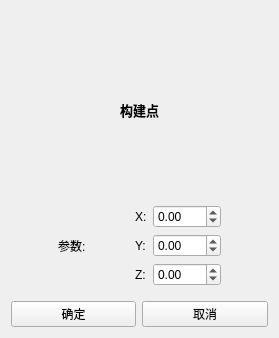
<?xml version="1.0" encoding="UTF-8"?>
<ui version="4.0">
 <class>constructionWidget</class>
 <widget class="QWidget" name="constructionWidget">
  <property name="geometry">
   <rect>
    <x>0</x>
    <y>0</y>
    <width>279</width>
    <height>331</height>
   </rect>
  </property>
  <property name="font">
   <font>
    <family>Microsoft YaHei UI</family>
   </font>
  </property>
  <property name="windowTitle">
   <string>构造实体</string>
  </property>
  <layout class="QGridLayout" name="gridLayout_6">
   <item row="1" column="0">
    <widget class="QPushButton" name="pushButton_construct">
     <property name="text">
      <string>确定</string>
     </property>
    </widget>
   </item>
   <item row="1" column="1">
    <widget class="QPushButton" name="pushButton_cancelConstruct">
     <property name="text">
      <string>取消</string>
     </property>
    </widget>
   </item>
   <item row="0" column="0" colspan="2">
    <widget class="QStackedWidget" name="stackedWidget">
     <property name="currentIndex">
      <number>0</number>
     </property>
     <widget class="QWidget" name="page_point">
      <layout class="QGridLayout" name="gridLayout">
       <item row="0" column="4">
        <spacer name="horizontalSpacer_3">
         <property name="orientation">
          <enum>Qt::Horizontal</enum>
         </property>
         <property name="sizeHint" stdset="0">
          <size>
           <width>40</width>
           <height>20</height>
          </size>
         </property>
        </spacer>
       </item>
       <item row="1" column="1">
        <widget class="QLabel" name="label_pointArgument">
         <property name="text">
          <string>参数:</string>
         </property>
        </widget>
       </item>
       <item row="1" column="0">
        <spacer name="horizontalSpacer">
         <property name="orientation">
          <enum>Qt::Horizontal</enum>
         </property>
         <property name="sizeHint" stdset="0">
          <size>
           <width>40</width>
           <height>20</height>
          </size>
         </property>
        </spacer>
       </item>
       <item row="1" column="3">
        <layout class="QVBoxLayout" name="verticalLayout">
         <item>
          <layout class="QHBoxLayout" name="horizontalLayout">
           <item>
            <widget class="QLabel" name="label_pointX">
             <property name="text">
              <string>X:</string>
             </property>
            </widget>
           </item>
           <item>
            <widget class="QDoubleSpinBox" name="doubleSpinBox_pointX">
             <property name="minimum">
              <double>-999.990000000000009</double>
             </property>
             <property name="maximum">
              <double>999.990000000000009</double>
             </property>
            </widget>
           </item>
          </layout>
         </item>
         <item>
          <layout class="QHBoxLayout" name="horizontalLayout_2">
           <item>
            <widget class="QLabel" name="label_pointY">
             <property name="text">
              <string>Y:</string>
             </property>
            </widget>
           </item>
           <item>
            <widget class="QDoubleSpinBox" name="doubleSpinBox_pointY">
             <property name="minimum">
              <double>-999.990000000000009</double>
             </property>
             <property name="maximum">
              <double>999.990000000000009</double>
             </property>
            </widget>
           </item>
          </layout>
         </item>
         <item>
          <layout class="QHBoxLayout" name="horizontalLayout_3">
           <item>
            <widget class="QLabel" name="label_pointZ">
             <property name="text">
              <string>Z:</string>
             </property>
            </widget>
           </item>
           <item>
            <widget class="QDoubleSpinBox" name="doubleSpinBox_pointZ">
             <property name="minimum">
              <double>-999.990000000000009</double>
             </property>
             <property name="maximum">
              <double>999.990000000000009</double>
             </property>
            </widget>
           </item>
          </layout>
         </item>
        </layout>
       </item>
       <item row="0" column="1" colspan="3">
        <widget class="QLabel" name="label_constructPoint">
         <property name="sizePolicy">
          <sizepolicy hsizetype="Preferred" vsizetype="Preferred">
           <horstretch>0</horstretch>
           <verstretch>0</verstretch>
          </sizepolicy>
         </property>
         <property name="font">
          <font>
           <family>Microsoft YaHei UI</family>
           <pointsize>10</pointsize>
           <weight>75</weight>
           <bold>true</bold>
          </font>
         </property>
         <property name="text">
          <string>构建点</string>
         </property>
         <property name="alignment">
          <set>Qt::AlignCenter</set>
         </property>
        </widget>
       </item>
       <item row="0" column="0">
        <spacer name="horizontalSpacer_2">
         <property name="orientation">
          <enum>Qt::Horizontal</enum>
         </property>
         <property name="sizeHint" stdset="0">
          <size>
           <width>40</width>
           <height>20</height>
          </size>
         </property>
        </spacer>
       </item>
       <item row="1" column="2">
        <spacer name="horizontalSpacer_4">
         <property name="orientation">
          <enum>Qt::Horizontal</enum>
         </property>
         <property name="sizeHint" stdset="0">
          <size>
           <width>40</width>
           <height>20</height>
          </size>
         </property>
        </spacer>
       </item>
       <item row="1" column="4">
        <spacer name="horizontalSpacer_5">
         <property name="orientation">
          <enum>Qt::Horizontal</enum>
         </property>
         <property name="sizeHint" stdset="0">
          <size>
           <width>40</width>
           <height>20</height>
          </size>
         </property>
        </spacer>
       </item>
      </layout>
     </widget>
     <widget class="QWidget" name="page_line">
      <layout class="QGridLayout" name="gridLayout_3">
       <item row="1" column="0">
        <widget class="QLabel" name="label_lineArgument">
         <property name="text">
          <string>参数:</string>
         </property>
        </widget>
       </item>
       <item row="2" column="0" colspan="2">
        <layout class="QGridLayout" name="gridLayout_2">
         <item row="0" column="0">
          <widget class="QLabel" name="label_lineStartPnt">
           <property name="text">
            <string>起点:</string>
           </property>
          </widget>
         </item>
         <item row="1" column="0">
          <widget class="QLabel" name="label_lineStartPntX">
           <property name="text">
            <string>X:</string>
           </property>
          </widget>
         </item>
         <item row="1" column="1">
          <widget class="QDoubleSpinBox" name="doubleSpinBox_lineStartPntX">
           <property name="minimum">
            <double>-999.990000000000009</double>
           </property>
           <property name="maximum">
            <double>999.990000000000009</double>
           </property>
          </widget>
         </item>
         <item row="2" column="0">
          <widget class="QLabel" name="label_lineStartPntY">
           <property name="text">
            <string>Y:</string>
           </property>
          </widget>
         </item>
         <item row="2" column="1">
          <widget class="QDoubleSpinBox" name="doubleSpinBox_lineStartPntY">
           <property name="minimum">
            <double>-999.990000000000009</double>
           </property>
           <property name="maximum">
            <double>999.990000000000009</double>
           </property>
          </widget>
         </item>
         <item row="3" column="0">
          <widget class="QLabel" name="label_lineStartPntZ">
           <property name="text">
            <string>Z:</string>
           </property>
          </widget>
         </item>
         <item row="3" column="1">
          <widget class="QDoubleSpinBox" name="doubleSpinBox_lineStartPntZ">
           <property name="minimum">
            <double>-999.990000000000009</double>
           </property>
           <property name="maximum">
            <double>999.990000000000009</double>
           </property>
          </widget>
         </item>
         <item row="4" column="0">
          <widget class="QLabel" name="label_lineEndPnt">
           <property name="text">
            <string>终点:</string>
           </property>
          </widget>
         </item>
         <item row="5" column="0">
          <widget class="QLabel" name="label_lineEndPntX">
           <property name="text">
            <string>X:</string>
           </property>
          </widget>
         </item>
         <item row="5" column="1">
          <widget class="QDoubleSpinBox" name="doubleSpinBox_lineEndPntX">
           <property name="minimum">
            <double>-999.990000000000009</double>
           </property>
           <property name="maximum">
            <double>999.990000000000009</double>
           </property>
          </widget>
         </item>
         <item row="6" column="0">
          <widget class="QLabel" name="label_lineEndPntY">
           <property name="text">
            <string>Y:</string>
           </property>
          </widget>
         </item>
         <item row="6" column="1">
          <widget class="QDoubleSpinBox" name="doubleSpinBox_lineEndPntY">
           <property name="minimum">
            <double>-999.990000000000009</double>
           </property>
           <property name="maximum">
            <double>999.990000000000009</double>
           </property>
          </widget>
         </item>
         <item row="7" column="0">
          <widget class="QLabel" name="label_lineEndPntZ">
           <property name="text">
            <string>Z:</string>
           </property>
          </widget>
         </item>
         <item row="7" column="1">
          <widget class="QDoubleSpinBox" name="doubleSpinBox_lineEndPntZ">
           <property name="minimum">
            <double>-999.990000000000009</double>
           </property>
           <property name="maximum">
            <double>999.990000000000009</double>
           </property>
          </widget>
         </item>
        </layout>
       </item>
       <item row="0" column="0" colspan="2">
        <widget class="QLabel" name="label_constructLine">
         <property name="font">
          <font>
           <family>Microsoft YaHei UI</family>
           <pointsize>10</pointsize>
           <weight>75</weight>
           <bold>true</bold>
          </font>
         </property>
         <property name="text">
          <string>构建线</string>
         </property>
         <property name="alignment">
          <set>Qt::AlignCenter</set>
         </property>
        </widget>
       </item>
      </layout>
     </widget>
     <widget class="QWidget" name="page_cylinder">
      <layout class="QGridLayout" name="gridLayout_4">
       <item row="7" column="0">
        <widget class="QLabel" name="label_cylinderPosZ">
         <property name="text">
          <string>Z:</string>
         </property>
        </widget>
       </item>
       <item row="8" column="4">
        <widget class="QDoubleSpinBox" name="doubleSpinBox_cylinderDirectionZ">
         <property name="minimum">
          <double>-99.989999999999995</double>
         </property>
         <property name="value">
          <double>1.000000000000000</double>
         </property>
        </widget>
       </item>
       <item row="6" column="0">
        <widget class="QLabel" name="label_cylinderPosY">
         <property name="text">
          <string>Y:</string>
         </property>
        </widget>
       </item>
       <item row="5" column="0">
        <widget class="QLabel" name="label_cylinderPosX">
         <property name="text">
          <string>X:</string>
         </property>
        </widget>
       </item>
       <item row="1" column="0">
        <widget class="QLabel" name="label_cylinderArgument">
         <property name="text">
          <string>参数:</string>
         </property>
        </widget>
       </item>
       <item row="3" column="0">
        <widget class="QLabel" name="label_cylinderHeight">
         <property name="text">
          <string>高度:</string>
         </property>
        </widget>
       </item>
       <item row="4" column="0">
        <widget class="QLabel" name="label_cylinderPos">
         <property name="text">
          <string>位置:</string>
         </property>
        </widget>
       </item>
       <item row="8" column="0">
        <widget class="QLabel" name="label_cylinderDirection">
         <property name="text">
          <string>方向:</string>
         </property>
        </widget>
       </item>
       <item row="2" column="0">
        <widget class="QLabel" name="label_cylinderRadius">
         <property name="text">
          <string>半径:</string>
         </property>
        </widget>
       </item>
       <item row="8" column="3">
        <widget class="QDoubleSpinBox" name="doubleSpinBox_cylinderDirectionY">
         <property name="minimum">
          <double>-99.989999999999995</double>
         </property>
        </widget>
       </item>
       <item row="8" column="2">
        <widget class="QDoubleSpinBox" name="doubleSpinBox_cylinderDirectionX">
         <property name="minimum">
          <double>-99.989999999999995</double>
         </property>
        </widget>
       </item>
       <item row="7" column="2" colspan="3">
        <widget class="QDoubleSpinBox" name="doubleSpinBox_cylinderPosZ">
         <property name="minimum">
          <double>-99.989999999999995</double>
         </property>
         <property name="maximum">
          <double>999.990000000000009</double>
         </property>
        </widget>
       </item>
       <item row="6" column="2" colspan="3">
        <widget class="QDoubleSpinBox" name="doubleSpinBox_cylinderPosY">
         <property name="minimum">
          <double>-99.989999999999995</double>
         </property>
         <property name="maximum">
          <double>999.990000000000009</double>
         </property>
        </widget>
       </item>
       <item row="5" column="2" colspan="3">
        <widget class="QDoubleSpinBox" name="doubleSpinBox_cylinderPosX">
         <property name="minimum">
          <double>-999.990000000000009</double>
         </property>
         <property name="maximum">
          <double>999.990000000000009</double>
         </property>
        </widget>
       </item>
       <item row="3" column="2" colspan="3">
        <widget class="QDoubleSpinBox" name="doubleSpinBox_cylinderHeight">
         <property name="maximum">
          <double>999.990000000000009</double>
         </property>
        </widget>
       </item>
       <item row="2" column="2" colspan="3">
        <widget class="QDoubleSpinBox" name="doubleSpinBox_cylinderRadius">
         <property name="maximum">
          <double>999.990000000000009</double>
         </property>
        </widget>
       </item>
       <item row="0" column="0" colspan="5">
        <widget class="QLabel" name="label_constructCylinder">
         <property name="font">
          <font>
           <family>Microsoft YaHei UI</family>
           <pointsize>10</pointsize>
           <weight>75</weight>
           <bold>true</bold>
          </font>
         </property>
         <property name="text">
          <string>构建圆柱</string>
         </property>
         <property name="alignment">
          <set>Qt::AlignCenter</set>
         </property>
        </widget>
       </item>
      </layout>
     </widget>
     <widget class="QWidget" name="page">
      <layout class="QGridLayout" name="gridLayout_5">
       <item row="0" column="0" colspan="2">
        <widget class="QLabel" name="label_construtBall">
         <property name="font">
          <font>
           <family>Microsoft YaHei UI</family>
           <pointsize>10</pointsize>
           <weight>75</weight>
           <bold>true</bold>
          </font>
         </property>
         <property name="text">
          <string>构建球</string>
         </property>
         <property name="alignment">
          <set>Qt::AlignCenter</set>
         </property>
        </widget>
       </item>
       <item row="1" column="0">
        <widget class="QLabel" name="label_ballArgument">
         <property name="text">
          <string>参数:</string>
         </property>
        </widget>
       </item>
       <item row="2" column="0">
        <widget class="QLabel" name="label_ballRadius">
         <property name="text">
          <string>半径:</string>
         </property>
        </widget>
       </item>
       <item row="2" column="1">
        <widget class="QDoubleSpinBox" name="doubleSpinBox_ballRadius">
         <property name="maximum">
          <double>999.990000000000009</double>
         </property>
        </widget>
       </item>
       <item row="3" column="0">
        <widget class="QLabel" name="label_ballPos">
         <property name="text">
          <string>位置:</string>
         </property>
        </widget>
       </item>
       <item row="4" column="0">
        <widget class="QLabel" name="label_ballPosX">
         <property name="text">
          <string>X:</string>
         </property>
        </widget>
       </item>
       <item row="4" column="1">
        <widget class="QDoubleSpinBox" name="doubleSpinBox_ballPosX">
         <property name="minimum">
          <double>-999.990000000000009</double>
         </property>
         <property name="maximum">
          <double>999.990000000000009</double>
         </property>
        </widget>
       </item>
       <item row="5" column="0">
        <widget class="QLabel" name="label_ballPosY">
         <property name="text">
          <string>Y:</string>
         </property>
        </widget>
       </item>
       <item row="5" column="1">
        <widget class="QDoubleSpinBox" name="doubleSpinBox_ballPosY">
         <property name="minimum">
          <double>-999.990000000000009</double>
         </property>
         <property name="maximum">
          <double>999.990000000000009</double>
         </property>
        </widget>
       </item>
       <item row="6" column="0">
        <widget class="QLabel" name="label_ballPosZ">
         <property name="text">
          <string>Z:</string>
         </property>
        </widget>
       </item>
       <item row="6" column="1">
        <widget class="QDoubleSpinBox" name="doubleSpinBox_ballPosZ">
         <property name="minimum">
          <double>-999.990000000000009</double>
         </property>
         <property name="maximum">
          <double>999.990000000000009</double>
         </property>
        </widget>
       </item>
      </layout>
     </widget>
    </widget>
   </item>
  </layout>
 </widget>
 <resources/>
 <connections/>
</ui>
